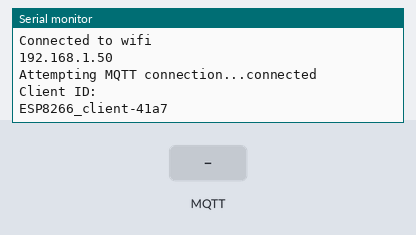
Bench run of a sketch on a simulated ESP8266 (NodeMCU). Parts: the last lines printed to the serial monitor. The test bench sets the inputs (shaded band). WiFi joins after 1.5 s; servers stay silent unless stated; random numbers use the default seed unless the sketch sets one; no MQTT or app messages arrive unless stated.

Above: at 2.7 s.
2.8 s: MQTT message "c" arrives on the first subscribed topic
At 3.8 s:
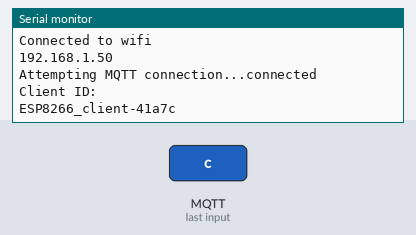
4.3 s: MQTT message "f" arrives on the first subscribed topic
At 4.9 s:
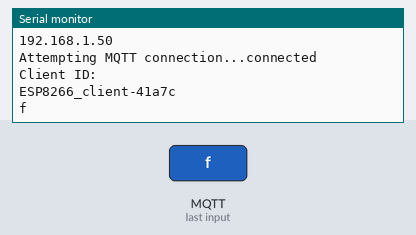
5.8 s: MQTT message "h" arrives on the first subscribed topic
At 7.0 s:
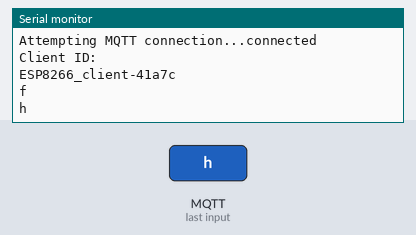
7.3 s: MQTT message "l" arrives on the first subscribed topic
At 8.4 s:
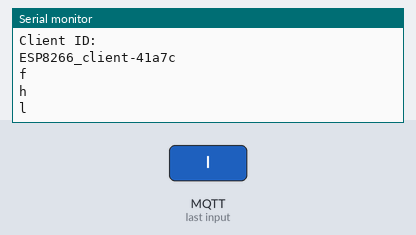
8.8 s: MQTT message "u" arrives on the first subscribed topic
At 9.5 s:
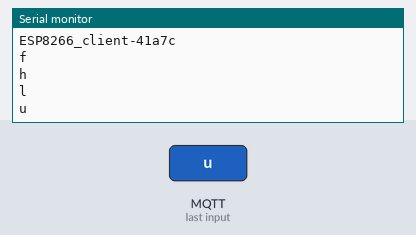
10.3 s: MQTT message "d" arrives on the first subscribed topic
At 10.7 s:
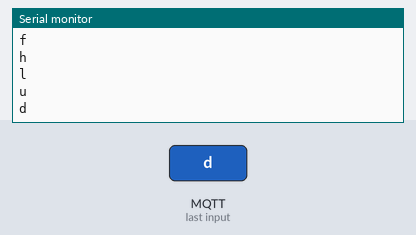

The sketch:

ac_control.ino
```cpp
/* Controls for my AC (unknown GE unit) were captured and listed using a fork of the IRremote library.
 * For more information, see:
 * https://github.com/markszabo/IRremoteESP8266/
 */

#ifndef UNIT_TEST
#include <Arduino.h>
#endif
#include <IRremoteESP8266.h>
#include <IRsend.h>
#include <ESP8266WiFi.h>
#include <PubSubClient.h>

const uint16_t kIrLed = D2;  // ESP8266 GPIO pin to use. Recommended: 4 (D2).

IRsend irsend(kIrLed);  // Set the GPIO to be used to sending the message.

#define MQTT_TOPIC "ac"

const char* ssid = "";
const char* password = "";
const char* mqtt_server = "";

WiFiClient espClient;
PubSubClient client(espClient);


// Command data captured by IRrecvDumpV2.ino

uint16_t powerCycle[37] = {8462, 4282,  480, 1650,  484, 1624,  508, 1648,  456, 570,  510, 1648,  456, 598,  484, 1650,  482, 1648,  428, 4284,  510, 1624,  452, 1652,  508, 568,  510, 1648,  456, 568,  510, 568,  482, 598,  484, 570,  586};  // UNKNOWN B5E9B811

uint16_t coolMode[37] = {8436, 4308,  510, 1646,  430, 1648,  510, 1624,  478, 598,  484, 1646,  486, 568,  456, 1652,  508, 1626,  508, 4228,  510, 566,  512, 568,  456, 596,  510, 570,  510, 568,  456, 596,  512, 568,  510, 568,  590};  // UNKNOWN ABCD62D8

uint16_t fanMode[37] = {8460, 4280,  482, 1650,  484, 1622,  452, 1678,  482, 570,  510, 1622,  480, 570,  510, 1624,  478, 1650,  484, 4254,  480, 1626,  508, 568,  510, 570,  454, 596,  512, 568,  510, 568,  480, 598,  486, 568,  588};  // UNKNOWN E6F32BDF

uint16_t fanHigh[37] = {8466, 4284,  510, 1648,  458, 1648,  482, 1648,  430, 596,  512, 1648,  484, 568,  456, 1676,  484, 1648,  454, 4258,  510, 568,  510, 1650,  458, 568,  512, 568,  482, 596,  486, 568,  510, 568,  482, 598,  590};  // UNKNOWN C6F77A26

uint16_t fanLow[37] = {8466, 4284,  508, 1648,  458, 1626,  506, 1648,  430, 596,  510, 1650,  482, 568,  482, 1648,  486, 1646,  430, 4284,  510, 1648,  428, 598,  508, 570,  510, 1648,  432, 594,  508, 570,  510, 568,  456, 596,  586};  // UNKNOWN 3F3D09A6

uint16_t tempUp[37] = {8460, 4282,  492, 1664,  456, 1648,  484, 1646,  456, 568,  510, 1648,  480, 572,  484, 1648,  482, 1648,  430, 4280,  510, 568,  454, 624,  484, 1648,  484, 568,  454, 598,  510, 568,  510, 568,  454, 596,  586};  // UNKNOWN 224510A1

uint16_t tempDown[37] = {8462, 4278,  484, 1650,  484, 1648,  452, 1652,  484, 568,  510, 1646,  456, 570,  510, 1648,  480, 1652,  456, 4256,  480, 1650,  484, 568,  510, 1648,  428, 598,  510, 568,  512, 568,  454, 598,  510, 568,  590};  // UNKNOWN B3F44C1

void callback(char* topic, byte* payload, unsigned int length) {
  for (int i=0;i<length;i++) {
    char receivedChar = (char)payload[i];
    Serial.print(receivedChar);
  // TODO: dictionary instead of switch case?
    switch(receivedChar) {
    case '0':
      irsend.sendRaw(powerCycle, 37, 38);
      break;
    case 'c':
      irsend.sendRaw(coolMode, 37, 38);
      break;
    case 'f':
      irsend.sendRaw(fanMode, 37, 38);
      break;
    case 'h':
      irsend.sendRaw(fanHigh, 37, 38);
      break;
    case 'l':
      irsend.sendRaw(fanLow, 37, 38);
      break;
    case 'u':
      irsend.sendRaw(tempUp, 37, 38);
      break;
    case 'd':
      irsend.sendRaw(tempDown, 37, 38);
      break;
    }
  }
  Serial.println();
}

void reconnect() {
  // Loop until we're reconnected
  while (!client.connected()) {
    Serial.print("Attempting MQTT connection...");
    // Attempt to connect
    // assign random client ID to avoid collisions
    // https://github.com/knolleary/pubsubclient/blob/master/examples/mqtt_esp8266/mqtt_esp8266.ino
    String clientID = "ESP8266_client-";
    clientID += String(random(0xffff), HEX);

    if (client.connect(clientID.c_str())) {
      Serial.println("connected");
      Serial.println("Client ID: ");
      Serial.print(clientID);
      // ... and subscribe to topic
      client.subscribe(MQTT_TOPIC);
    } else {
      Serial.print("failed, rc=");
      Serial.print(client.state());
      Serial.println(" try again in 5 seconds");
      delay(5000);
    }
  }
}

void setup() {
  irsend.begin();
  Serial.begin(115200, SERIAL_8N1, SERIAL_TX_ONLY);

  WiFi.mode(WIFI_STA);
  WiFi.begin(ssid, password);

  while (WiFi.status() != WL_CONNECTED) { delay(500); }
  Serial.println("Connected to wifi");
  Serial.println(WiFi.localIP());

  client.setServer(mqtt_server, 1883);
  client.setCallback(callback);
}

void loop() {
  if (!client.connected()) {
    reconnect();
  }
  client.loop();
}
```

Measured:
- after the input at 2.8 s, the serial monitor: prints a new line at once (image 1)
- after the input at 4.3 s, the serial monitor: prints a new line at once (image 2)
- after the input at 5.8 s, the serial monitor: prints a new line at once (image 3)
- after the input at 7.3 s, the serial monitor: prints a new line at once (image 4)
- after the input at 8.8 s, the serial monitor: prints a new line at once (image 5)
- after the input at 10.3 s, the serial monitor: prints a new line at once (image 6)
